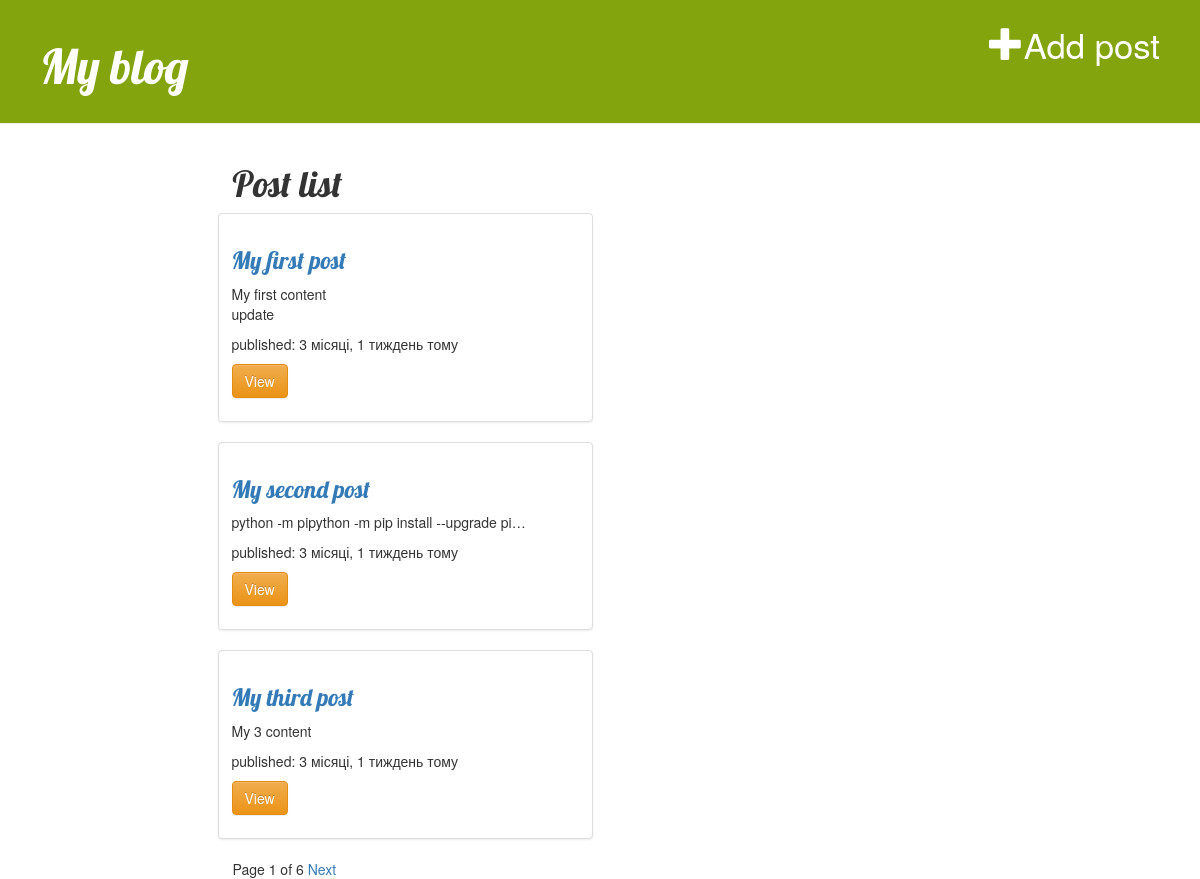
The page / on the database its author committed.
### post/models.py (models this page shows, shortened)
class Post(models.Model):
    title = models.CharField(max_length=70)
    image = models.ImageField(upload_to=upload_location,
                              null=True,
                              blank=True,
                              height_field='height_field',
                              width_field='width_field')
    height_field = models.IntegerField(default=0)
    width_field = models.IntegerField(default=0)
    content = models.TextField()
    owner = models.ForeignKey(
                             settings.AUTH_USER_MODEL,
                             on_delete=models.CASCADE)
    timestamp = models.DateTimeField(auto_now_add=True)
    update = models.DateTimeField(auto_now=True)
    def get_absolute_url(self):
        return f'/posts/detail/{self.id}'

### post/views.py (the view)
# urls.py: path('', post_list),
def post_list(request):
    posts = Post.objects.all()
    paginator = Paginator(posts, 3)
    page_request_var = 'page'
    page = request.GET.get(page_request_var)
    try:
        posts = paginator.page(page)
    except PageNotAnInteger:
        posts = paginator.page(1)
    except EmptyPage:
        posts = paginator.page(paginator.num_pages)
    context = {
        'title': 'Post list',
        'object_list': posts,
        'page_request_var': page_request_var
    }
    return render(request, 'post/post_list.html', context)

### post/templates/post/post_list.html (shortened to what this page needs)
{% extends 'post/base.html' %}
{% block content %}
    <div class="col-sm-6 col-sm-offset-3">
        <h1>{{ title }}</h1>
        {% for post in object_list %}
            <div class="row">
                <div class="col-cm-12">
                    <div class="thumbnail">
                        <div class="caption">
                            <h3><a href="{{post.get_absolute_url }}">{{ post.title }}</a></h3>
                            <p>{{ post.content|linebreaks|truncatechars:50 }}</p>
                            <p>published: {{ post.timestamp|timesince }} тому</p>
                            <p><a href="{{ post.get_absolute_url}}" class = "btn btn-warning" role="button">View</a></p>
                        </div>
                    </div>
                </div>
            </div>
        {% endfor %}
    <div class="paginator">
        <span class="step-link">
        <span class="current">
            Page {{ object_list.number }} of {{ object_list.paginator.num_pages }}
        </span>
            {% if object_list.has_next %}
                <a href = "?{{ page_request_var }}={{ object_list.next_page_number}}">Next</a>
            {% endif %}
        </span>
    </div>
    </div>
{% endblock %}

### post/templates/post/base.html (shortened to what this page needs)
<!DOCTYPE html>
{% load static %}
<html lang="en">
<head>
    <link rel="stylesheet" href="https://maxcdn.bootstrapcdn.com/bootstrap/3.3.6/css/bootstrap.min.css">
    <link rel="stylesheet" href="{% static 'css/post.css' %}">
    <link rel="stylesheet" href="https://maxcdn.bootstrapcdn.com/bootstrap/3.3.6/css/bootstrap-theme.min.css">
</head>
<body>
    <div class="page-header">
        <a href="/posts/create/" class="top-menu"><span class="glyphicon glyphicon-plus"></span>Add post</a>
        <a href="/"><h1>My blog</h1></a>
    </div>
<div class="content container">
    <div class="row">
        <div class="col-md-8">
            {% block content %}
            {% endblock %}
        </div>
    </div>
</div>
</body>
</html>

### post/static/css/post.css (style rules this page uses)
.page-header { background-color: #83a40d; margin-top: 0; padding: 20px 20px 20px 40px; }
.page-header h1, .page-header h1 a, .page-header h1 a:visited, .page-header h1 a:active { color: #ffffff; font-size: 36pt; text-decoration: none; }
.content { position: page; }
h1, h2, h3, h4 { font-family: 'Lobster', cursive; }
.top-menu, .top-menu:hover, .top-menu:visited { color: #ffffff; float: right; font-size: 26pt; margin-right: 20px; }

### rows shown on the page
Post: title "My first post", content "My first content update", timestamp "3 місяці, 1 тиждень"
Post: title "My second post", content "python -m pipython -m pip install --upgrade pi…", timestamp "3 місяці, 1 тиждень"
Post: title "My third post", content "My 3 content", timestamp "3 місяці, 1 тиждень"

### other values the page prints
{{ title }} "Post list"
{{ object_list.number }} "1"
{{ object_list.paginator.num_pages }} "6"
